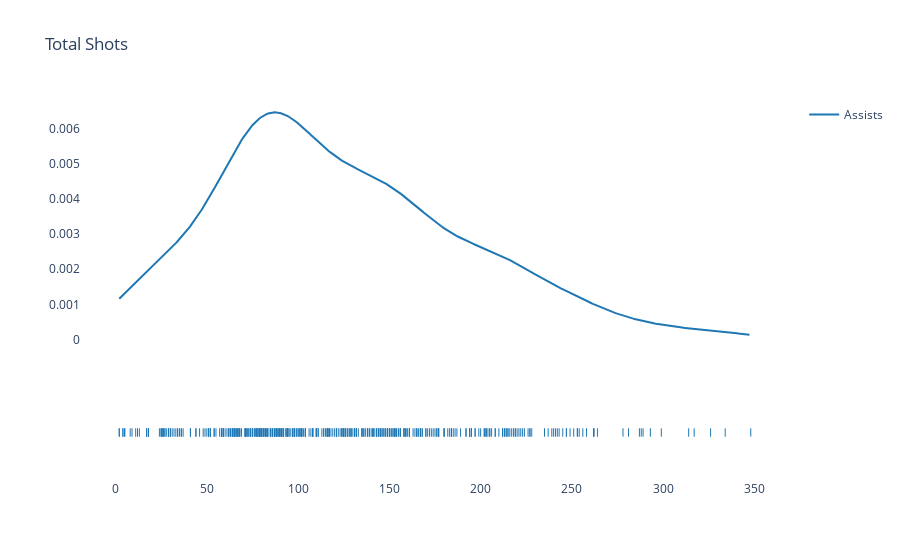

Source (notebook cell):
### Code cell
import plotly.figure_factory as ff
import numpy as np

# custom_data = np.stack((data_['overall_rank'], data_['salary_rank'], data_label_),axis=-1)

hover_template = "<b>Player Name: </b> %{text} <br><br>"
hover_template += "<b>%{customdata[2]}: </b> %{x} <br>"
hover_template += "<b>Salary: </b> $%{y} <br>"
hover_template += "<b>Salary Rank: </b> %{customdata[1]} <br>"
hover_template += "<b>Player Rank: </b> %{customdata[0]}"

fig = ff.create_distplot([df['Total Shots']], group_labels=['Assists'], show_hist=False, rug_text=['testing'],)
fig.update_layout(xaxis=dict(showgrid=False), 
                yaxis=dict(showgrid=False), 
                plot_bgcolor='#FFF', 
                title='Total Shots')

fig.show()

### Figure 1 — Plotly figure (JSON) as saved in the notebook; plotly's stock layout.template omitted (floating-point values rounded to 4 significant figures; data arrays with more than 128 entries replaced by an {"elided": "..."} marker saying what was removed)
{"data": [{"legendgroup": "Assists", "marker": {"color": "rgb(31, 119, 180)"}, "mode": "lines", "name": "Assists", "showlegend": true, "type": "scatter", "x": {"elided": "500 float values"}, "xaxis": "x", "y": {"elided": "500 float values"}, "yaxis": "y"}, {"legendgroup": "Assists", "marker": {"color": "rgb(31, 119, 180)", "symbol": "line-ns-open"}, "mode": "markers", "name": "Assists", "showlegend": false, "text": "testing", "type": "scatter", "x": {"elided": "441 int values"}, "xaxis": "x", "y": {"elided": "441 str values"}, "yaxis": "y2"}], "layout": {"barmode": "overlay", "hovermode": "closest", "legend": {"traceorder": "reversed"}, "plot_bgcolor": "#FFF", "title": {"text": "Total Shots"}, "xaxis": {"anchor": "y2", "domain": [0, 1], "showgrid": false, "zeroline": false}, "yaxis": {"anchor": "free", "domain": [0.35, 1], "position": 0, "showgrid": false}, "yaxis2": {"anchor": "x", "domain": [0, 0.25], "dtick": 1, "showticklabels": false}}}
